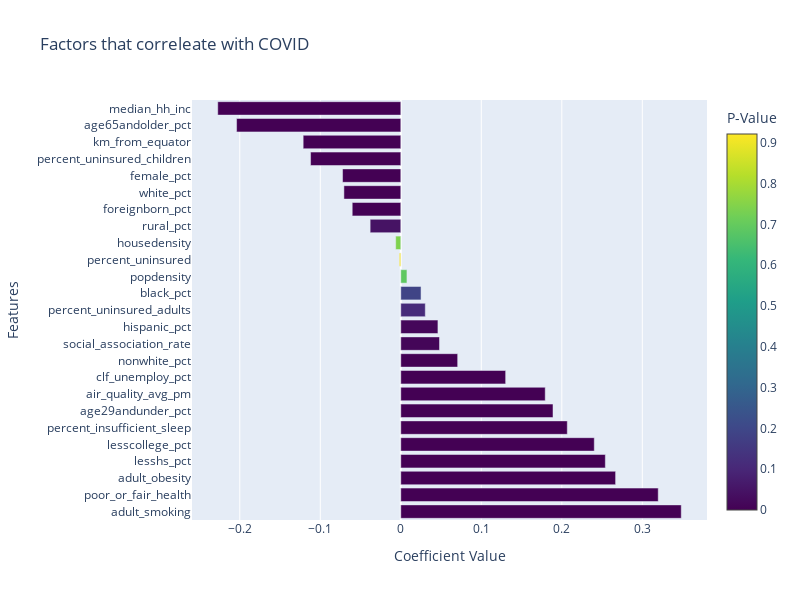

Notebook source saved alongside this figure:
### Code cell
# Extracting keys, values, and colors from the dictionary
keys = list(result_dict.keys())
values = [item[0] for item in result_dict.values()]
colors = [item[1] for item in result_dict.values()]

# Create a bar plot
fig = go.Figure()

fig.add_trace(
    go.Bar(
        y=keys,
        x=values,
        orientation="h",
        marker=dict(
            color=colors,
            colorscale="Viridis",  # You can choose other color scales
            cmin=min(colors),
            cmax=max(colors),
            colorbar=dict(title="P-Value"),
        ),
    )
)

# Add labels and title
fig.update_layout(
    title="Factors that correleate with COVID",
    xaxis_title="Coefficient Value",
    yaxis_title="Features",
    height=600,  # Set the height of the figure
    width=800,  # Set the width of the figure
)

# Show the plot
fig.show()

### Figure 1 — Plotly figure (JSON) as saved in the notebook; plotly's stock layout.template omitted (floating-point values rounded to 4 significant figures)
{"data": [{"marker": {"cmax": 0.9219, "cmin": 7.535e-79, "color": [7.535e-79, 4.775e-66, 8.617e-46, 1.527e-41, 3.163e-37, 8.509e-28, 2.02e-23, 3.253e-21, 8.092e-12, 0.0002178, 0.0119, 0.01586, 0.1116, 0.1886, 0.6899, 0.9219, 0.7399, 0.04648, 0.001598, 0.0002178, 0.0001535, 4.207e-09, 2.001e-10, 4.55e-27, 2.147e-33], "colorbar": {"title": {"text": "P-Value"}}, "colorscale": [[0, "#440154"], [0.1111, "#482878"], [0.2222, "#3e4989"], [0.3333, "#31688e"], [0.4444, "#26828e"], [0.5556, "#1f9e89"], [0.6667, "#35b779"], [0.7778, "#6ece58"], [0.8889, "#b5de2b"], [1, "#fde725"]]}, "orientation": "h", "type": "bar", "x": [0.3484, 0.3198, 0.2668, 0.2541, 0.2403, 0.2068, 0.1891, 0.1794, 0.1303, 0.07066, 0.04809, 0.04613, 0.03043, 0.02515, 0.007634, -0.001875, -0.006352, -0.03808, -0.06034, -0.07066, -0.07233, -0.1121, -0.1213, -0.204, -0.2274], "y": ["adult_smoking", "poor_or_fair_health", "adult_obesity", "lesshs_pct", "lesscollege_pct", "percent_insufficient_sleep", "age29andunder_pct", "air_quality_avg_pm", "clf_unemploy_pct", "nonwhite_pct", "social_association_rate", "hispanic_pct", "percent_uninsured_adults", "black_pct", "popdensity", "percent_uninsured", "housedensity", "rural_pct", "foreignborn_pct", "white_pct", "female_pct", "percent_uninsured_children", "km_from_equator", "age65andolder_pct", "median_hh_inc"]}], "layout": {"height": 600, "title": {"text": "Factors that correleate with COVID"}, "width": 800, "xaxis": {"title": {"text": "Coefficient Value"}}, "yaxis": {"title": {"text": "Features"}}}}
